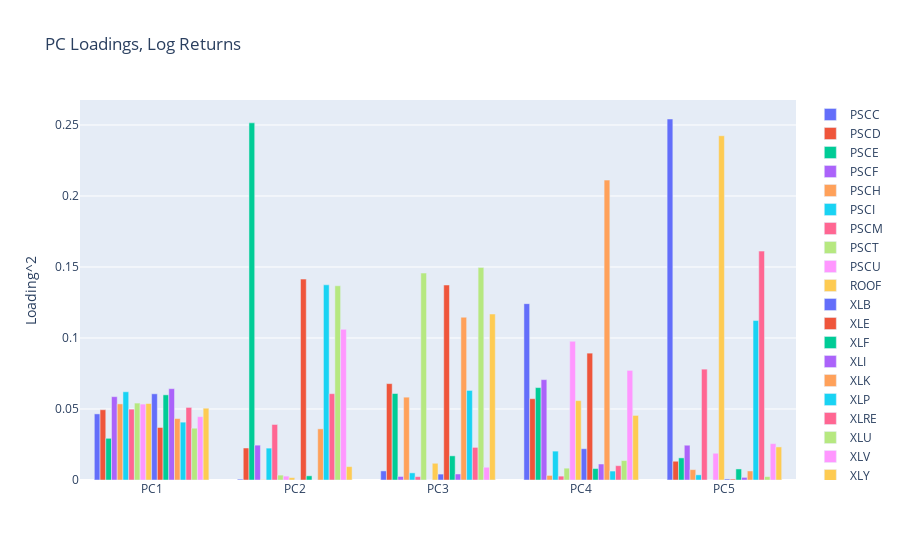

The notebook cell saved with this chart:
### Code cell
fig = go.Figure()


for pc in loadings_df.T.columns:
    fig.add_trace(
        go.Bar(
            x = loadings_df.T.index,
            y = loadings_df.T[pc]**2,
            name = pc
        )
    )


fig.update_layout(title = 'PC Loadings, Log Returns')
fig.update_yaxes(title = 'Loading^2')
fig.show()

### Figure 1 — Plotly figure (JSON) as saved in the notebook; plotly's stock layout.template omitted (floating-point values rounded to 4 significant figures)
{"data": [{"name": "PSCC", "type": "bar", "x": ["PC1", "PC2", "PC3", "PC4", "PC5"], "y": [0.04655, 0.0005952, 0.006401, 0.1242, 0.2542]}, {"name": "PSCD", "type": "bar", "x": ["PC1", "PC2", "PC3", "PC4", "PC5"], "y": [0.04949, 0.02252, 0.06787, 0.05725, 0.01321]}, {"name": "PSCE", "type": "bar", "x": ["PC1", "PC2", "PC3", "PC4", "PC5"], "y": [0.02937, 0.2515, 0.06091, 0.06509, 0.01558]}, {"name": "PSCF", "type": "bar", "x": ["PC1", "PC2", "PC3", "PC4", "PC5"], "y": [0.05868, 0.02454, 0.002487, 0.07068, 0.02449]}, {"name": "PSCH", "type": "bar", "x": ["PC1", "PC2", "PC3", "PC4", "PC5"], "y": [0.0536, 0.0002142, 0.05834, 0.003228, 0.007308]}, {"name": "PSCI", "type": "bar", "x": ["PC1", "PC2", "PC3", "PC4", "PC5"], "y": [0.06213, 0.02246, 0.00503, 0.02034, 0.003634]}, {"name": "PSCM", "type": "bar", "x": ["PC1", "PC2", "PC3", "PC4", "PC5"], "y": [0.0499, 0.0391, 0.002365, 0.002725, 0.07807]}, {"name": "PSCT", "type": "bar", "x": ["PC1", "PC2", "PC3", "PC4", "PC5"], "y": [0.05418, 0.003448, 0.1457, 0.008338, 1.962e-05]}, {"name": "PSCU", "type": "bar", "x": ["PC1", "PC2", "PC3", "PC4", "PC5"], "y": [0.05346, 0.002748, 5.841e-05, 0.09767, 0.01885]}, {"name": "ROOF", "type": "bar", "x": ["PC1", "PC2", "PC3", "PC4", "PC5"], "y": [0.05386, 0.001663, 0.01178, 0.0559, 0.2424]}, {"name": "XLB", "type": "bar", "x": ["PC1", "PC2", "PC3", "PC4", "PC5"], "y": [0.0607, 8.959e-05, 0.004166, 0.02203, 0.0007322]}, {"name": "XLE", "type": "bar", "x": ["PC1", "PC2", "PC3", "PC4", "PC5"], "y": [0.03699, 0.1415, 0.1373, 0.08934, 0.0006716]}, {"name": "XLF", "type": "bar", "x": ["PC1", "PC2", "PC3", "PC4", "PC5"], "y": [0.05997, 0.002953, 0.01702, 0.00807, 0.007783]}, {"name": "XLI", "type": "bar", "x": ["PC1", "PC2", "PC3", "PC4", "PC5"], "y": [0.06433, 7.482e-05, 0.004246, 0.01127, 0.001849]}, {"name": "XLK", "type": "bar", "x": ["PC1", "PC2", "PC3", "PC4", "PC5"], "y": [0.04326, 0.03602, 0.1146, 0.2112, 0.006349]}, {"name": "XLP", "type": "bar", "x": ["PC1", "PC2", "PC3", "PC4", "PC5"], "y": [0.04075, 0.1375, 0.06309, 0.006294, 0.1123]}, {"name": "XLRE", "type": "bar", "x": ["PC1", "PC2", "PC3", "PC4", "PC5"], "y": [0.05112, 0.06079, 0.02296, 0.01007, 0.1612]}, {"name": "XLU", "type": "bar", "x": ["PC1", "PC2", "PC3", "PC4", "PC5"], "y": [0.03648, 0.1368, 0.1497, 0.01367, 0.002383]}, {"name": "XLV", "type": "bar", "x": ["PC1", "PC2", "PC3", "PC4", "PC5"], "y": [0.04462, 0.1061, 0.008985, 0.07719, 0.02561]}, {"name": "XLY", "type": "bar", "x": ["PC1", "PC2", "PC3", "PC4", "PC5"], "y": [0.05056, 0.009433, 0.1169, 0.04547, 0.02329]}], "layout": {"title": {"text": "PC Loadings, Log Returns"}, "yaxis": {"title": {"text": "Loading^2"}}}}
